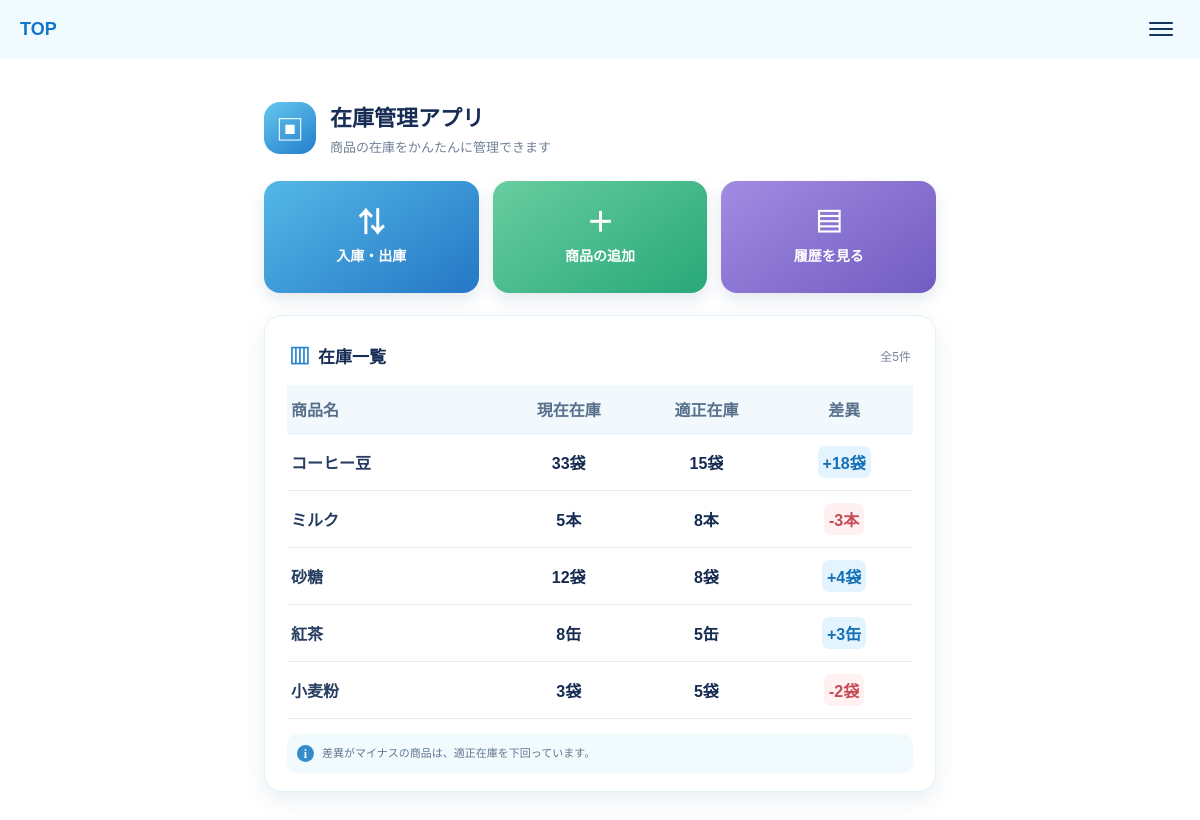
The page / on the database its author committed.
### tables this page shows
CREATE TABLE products (
    id INTEGER PRIMARY KEY AUTOINCREMENT,
    name TEXT NOT NULL,
    stock INTEGER NOT NULL DEFAULT 0,
    proper_stock INTEGER NOT NULL
, unit TEXT);

### app.py (the view)
@app.route("/")
def home():
    conn = get_db_connection()
    products = conn.execute(
        "SELECT * FROM products"
    ).fetchall()
    conn.close()
    products = [
        {
            "id": product["id"],
            "name": product["name"],
            "stock": product["stock"],
            "proper_stock": product["proper_stock"],
            "unit": product["unit"],
            "difference": product["stock"] - product["proper_stock"]
        }
        for product in products
    ]
    return render_template(
        "index.html",
        products=products
    )

### app.py (called while the page is built)
def get_db_connection():
    conn = sqlite3.connect("inventory.db")
    conn.row_factory = sqlite3.Row
    product_columns = {
        row[1] for row in conn.execute("PRAGMA table_info(products)")
    }
    if product_columns and "unit" not in product_columns:
        conn.execute("ALTER TABLE products ADD COLUMN unit TEXT")
        conn.commit()
    columns = {
        row[1] for row in conn.execute("PRAGMA table_info(transactions)")
    }
    if columns and "product_id" not in columns:
        conn.execute("ALTER TABLE transactions ADD COLUMN product_id INTEGER")
        conn.commit()
    return conn

### templates/index.html (shortened to what this page needs)
<!DOCTYPE html>
{% extends "base.html" %}
{% block site_header %}
<header class="top-header">
    <a class="top-header__brand" href="{{ url_for('home') }}">TOP</a>
    <button class="menu-button" type="button" aria-label="メニュー">
        <span></span>
        <span></span>
        <span></span>
    </button>
</header>
{% endblock %}
{% block content %}
<div class="inventory-home">
    <section class="intro" aria-labelledby="page-heading">
        <div class="intro__icon" aria-hidden="true">▣</div>
        <div>
            <h1 id="page-heading">在庫管理アプリ</h1>
            <p>商品の在庫をかんたんに管理できます</p>
        </div>
    </section>
    <nav class="quick-actions" aria-label="在庫管理メニュー">
        <a class="quick-action quick-action--transaction" href="{{ url_for('transaction') }}">
            <span class="quick-action__icon" aria-hidden="true">⇅</span>
            <span>入庫・出庫</span>
        </a>
        <a class="quick-action quick-action--add" href="{{ url_for('product_list') }}">
            <span class="quick-action__icon" aria-hidden="true">＋</span>
            <span>商品の追加</span>
        </a>
        <a class="quick-action quick-action--history" href="{{ url_for('history') }}">
            <span class="quick-action__icon" aria-hidden="true">▤</span>
            <span>履歴を見る</span>
        </a>
    </nav>
    <section class="inventory-card" aria-labelledby="inventory-heading">
        <div class="inventory-card__heading">
            <h2 id="inventory-heading"><span aria-hidden="true">▥</span> 在庫一覧</h2>
            <span class="inventory-count">全{{ products|length }}件</span>
        </div>
        <table class="inventory-table">
            <thead>
                <tr>
                    <th scope="col">商品名</th>
                    <th scope="col">現在在庫</th>
                    <th scope="col">適正在庫</th>
                    <th scope="col">差異</th>
                </tr>
            </thead>
            <tbody>
                {% for product in products %}
                <tr>
                    <td>{{ product.name }}</td>
                    <td>{{ product.stock }}{% if product.unit and product.unit != "未設定" %}{{ product.unit }}{% endif %}</td>
                    <td>{{ product.proper_stock }}{% if product.unit and product.unit != "未設定" %}{{ product.unit }}{% endif %}</td>
                    <td>
                        <span class="difference-badge{% if product.difference is gt(0) %} difference-badge--positive{% elif product.difference is lt(0) %} difference-badge--negative{% else %} difference-badge--zero{% endif %}">
                            {% if product.difference is gt(0) %}+{% endif %}{{ product.difference }}{% if product.unit and product.unit != "未設定" %}{{ product.unit }}{% endif %}
                        </span>
                    </td>
                </tr>
                {% else %}
                <tr>
                    <td class="inventory-table__empty" colspan="4">商品が登録されていません</td>
                </tr>
                {% endfor %}
            </tbody>
        </table>
        <p class="inventory-note"><span aria-hidden="true">i</span>差異がマイナスの商品は、適正在庫を下回っています。</p>
    </section>
</div>
{% endblock %}

### static/style.css (style rules this page uses)
* { box-sizing: border-box; }
body { margin: 0; color: #162b52; background: #ffffff; font-family: "Yu Gothic", "Hiragino Kaku Gothic ProN", sans-serif; }
a { color: inherit; }
.top-header { display: flex; align-items: center; justify-content: space-between; min-height: 58px; padding: 0 20px; background: #f0fbff; }
.top-header__brand { color: #1475c9; font-size: 18px; font-weight: 700; text-decoration: none; }
.menu-button { display: grid; gap: 4px; width: 38px; padding: 8px 7px; border: 0; border-radius: 8px; background: transparent; }
.menu-button span { display: block; height: 2px; border-radius: 2px; background: #17345d; }
.inventory-home { width: min(100%, 720px); margin: 0 auto; padding: 28px 16px 40px; }
.intro { display: flex; align-items: center; gap: 14px; margin-bottom: 25px; }
.intro__icon { display: grid; flex: 0 0 52px; place-items: center; width: 52px; height: 52px; border-radius: 16px; color: #ffffff; background: linear-gradient(145deg, #65c9ee, #237dcc); font-size: 28px; }
.intro h1 { margin: 0 0 5px; color: #172d55; font-size: 22px; }
.intro p { margin: 0; color: #718096; font-size: 13px; }
.quick-actions { display: grid; grid-template-columns: repeat(3, minmax(0, 1fr)); gap: 9px; margin-bottom: 22px; }
.quick-action { display: flex; min-height: 100px; flex-direction: column; align-items: center; justify-content: center; gap: 8px; padding: 12px 5px; border-radius: 16px; color: #ffffff; font-size: 12px; font-weight: 700; text-align: center; text-decoration: none; box-shadow: 0 7px 16px rgba(43, 84, 129, 0.13); }
.quick-action__icon { font-size: 27px; line-height: 1; }
.quick-action--transaction { background: linear-gradient(145deg, #54b8e7, #2477c5); }
.quick-action--add { background: linear-gradient(145deg, #68cda0, #28a878); }
.quick-action--history { background: linear-gradient(145deg, #a28be2, #715cc1); }
.inventory-card { padding: 20px 14px 15px; border: 1px solid #e2f0f7; border-radius: 18px; background: #ffffff; box-shadow: 0 8px 22px rgba(48, 91, 130, 0.1); }
.inventory-card__heading { display: flex; align-items: center; justify-content: space-between; margin: 0 2px 15px; }
.inventory-card h2 { display: flex; align-items: center; gap: 8px; margin: 0; color: #172d55; font-size: 17px; }
.inventory-card h2 span { color: #2583cc; font-size: 21px; }
.inventory-count { color: #75859a; font-size: 12px; }
.inventory-table { width: 100%; table-layout: fixed; border-collapse: collapse; font-size: 12px; }
.inventory-table th, .inventory-table td { padding: 12px 4px; border-bottom: 1px solid #e5eef4; text-align: center; vertical-align: middle; }
.inventory-table th { color: #58708b; background: #f1f9fc; font-size: 11px; font-weight: 700; }
.inventory-table th:first-child, .inventory-table td:first-child { width: 34%; text-align: left; }
.inventory-table td:first-child { overflow: hidden; color: #263d61; font-weight: 600; text-overflow: ellipsis; white-space: nowrap; }
.inventory-table td:nth-child(2), .inventory-table td:nth-child(3) { font-family: inherit; font-size: inherit; font-weight: 600; }
.difference-badge { display: inline-block; min-width: 32px; padding: 4px 5px; border-radius: 7px; font-weight: 700; }
.difference-badge--positive { color: #1370b5; background: #e4f4ff; }
.difference-badge--negative { color: #c64b55; background: #fff0f1; }
.inventory-note { display: flex; align-items: center; gap: 8px; margin: 15px 0 0; padding: 11px 10px; border-radius: 10px; color: #61758d; background: #f1fbfe; font-size: 11px; line-height: 1.5; }
.inventory-note span { display: grid; flex: 0 0 17px; place-items: center; width: 17px; height: 17px; border-radius: 50%; color: #ffffff; background: #348cca; font-family: Georgia, serif; font-size: 12px; font-weight: 700; }
@media (min-width: 768px) { .inventory-home { padding: 42px 24px 56px; } }
@media (min-width: 768px) { .quick-actions { gap: 14px; } }
@media (min-width: 768px) { .quick-action { min-height: 112px; font-size: 14px; } }
@media (min-width: 768px) { .inventory-card { padding: 24px 22px 18px; } }
@media (min-width: 768px) { .inventory-table { font-size: 16px; } }
@media (min-width: 768px) { .inventory-table th { font-size: 16px; } }

### rows shown on the page
products: name "コーヒー豆", stock "33", unit "袋", proper_stock "15", difference "18"
products: name "ミルク", stock "5", unit "本", proper_stock "8", difference "-3"
products: name "砂糖", stock "12", unit "袋", proper_stock "8", difference "4"
products: name "紅茶", stock "8", unit "缶", proper_stock "5", difference "3"
products: name "小麦粉", stock "3", unit "袋", proper_stock "5", difference "-2"

### other values the page prints
{{ products|length }} "5"
